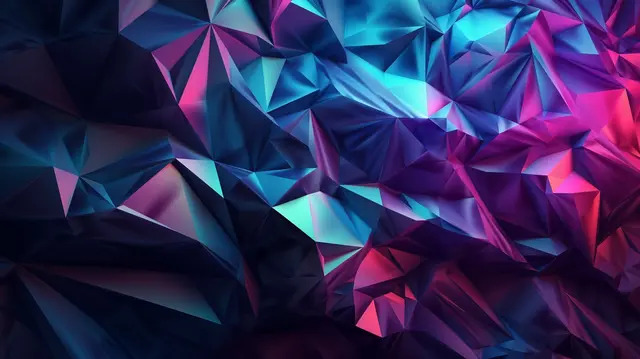
#> input picture day_076/assets/fundo.jpg, 640 x 359 px
$ python day_076.py
#> lines starting #> are read from the running program, lines starting #| are printed output that depends on the picture
import os
from PIL import Image, ImageDraw, ImageFont

base_dir = os.path.dirname(os.path.abspath(__file__))
assets_dir = os.path.join(base_dir, "assets")
os.makedirs(assets_dir, exist_ok=True)
image_path = os.path.join(assets_dir, "fundo.jpg")

imagem_fundo = Image.open(os.path.join(base_dir, image_path))
#> imagem_fundo is the input picture: PIL image 640x359 RGB; mean R, G, B 48, 41.9, 88.2

desenho = ImageDraw.Draw(imagem_fundo)
texto = "Python é incrível!"
fonte = ImageFont.truetype(os.path.join(base_dir, "arial.ttf"), 36)
posicao = (50, 50)
cor = (255, 255, 255)
desenho.text(posicao, texto, font=fonte, fill=cor)

imagem_fundo.show()
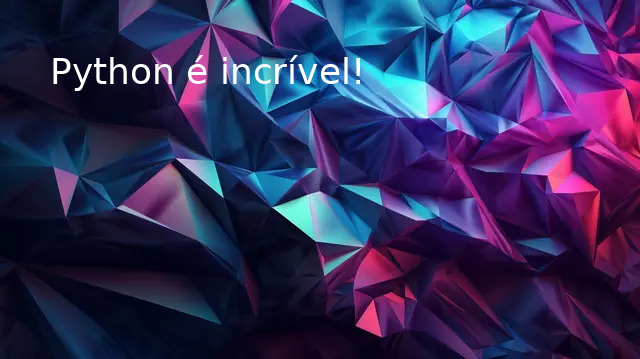
#> shown: PIL image 640x359 RGB; mean R, G, B 50, 43.7, 89.6
